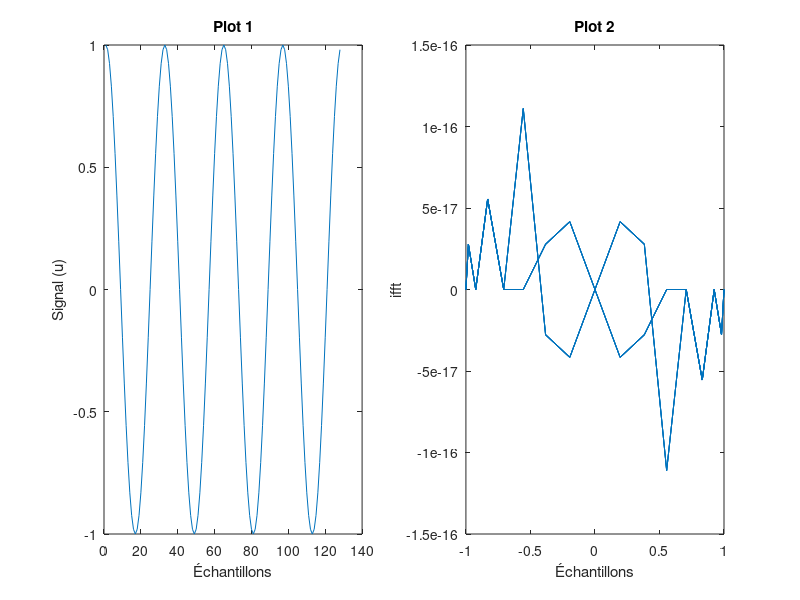

This chart was generated by the following MATLAB code:
clear all; close all

fe=512; N=1024; f0=16;

n=(0:N-1);
Dt=1/fe; t=n*Dt; T0=1/f0; L=T0/Dt; L4=4*L;

x=cos(2*pi*f0*t); y4=x(1:L4);

Fy4=fft(y4);
k4=(0:L4-1)'; %' pour transposer, et ; pour ne pas afficher la variable dans les lignes de commandes

Df4=fe/L4; f4=k4*Df4;


subplot(121)
plot(y4)
title('Plot 1')
xlabel('Échantillons'); ylabel('Signal (u)')


Fy4=fftshift(Fy4);
f4=f4-fe/2;
y4_rec=ifft(fftshift(Fy4/Dt)*Dt); %*Dt pour normer
subplot(122)
plot(y4_rec)
xlabel('Échantillons')
ylabel('ifft')
title('Plot 2')